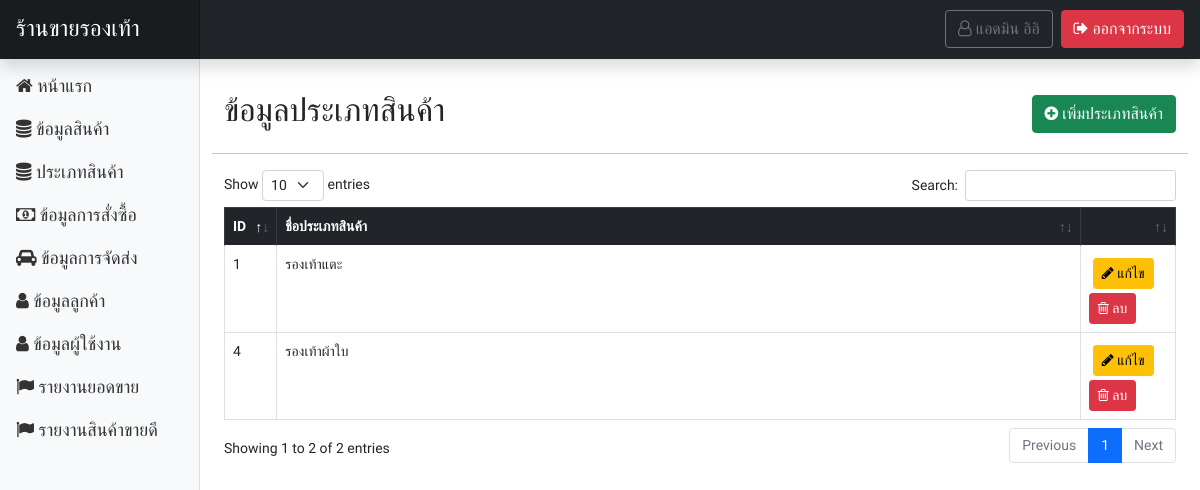
Page /page-admin/cargo_type.php (signed in) on the earlier database version.
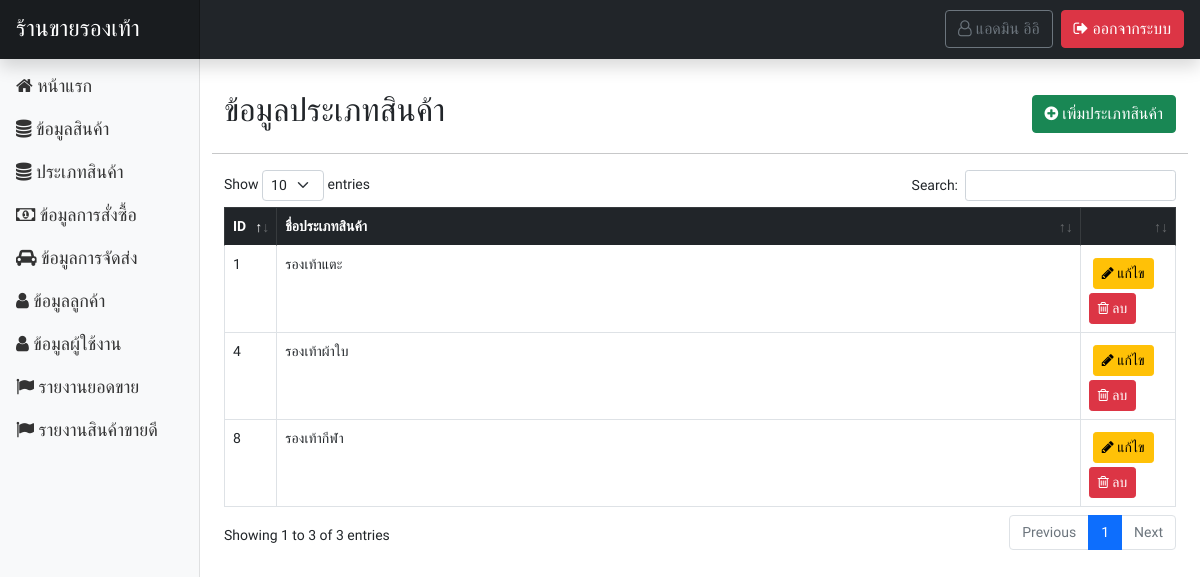
Same page on the later database version.
### tables this page shows
CREATE TABLE `tbl_type_product` (
  `tp_id` int(11) NOT NULL,
  `tp_name` varchar(255) NOT NULL
);

### functions.php (called while the page is built, shortened)
<?php
class ConnectDB
{
    protected $db;
    function __construct()
    {
        $DB_HOST = "localhost";
        $DB_USER = "root";
        $DB_PASS = "";
        $DB_NAME = "stoe_store";
        $con = new mysqli($DB_HOST, $DB_USER, $DB_PASS, $DB_NAME);
        $con->set_charset("utf8");
        $this->db = $con;
    }
    function query($data)
    {
        $result = $this->db->query($data);
        if ($result == true) {
            return $result;
        } else {
            echo "Error to query.!!";
        }
    }
}
class User extends ConnectDB
{
    function userGetById($id)
    {
        $result = $this->db->query("SELECT * FROM tbl_user WHERE u_id = '$id' ");
        $row = $result->fetch_all(MYSQLI_ASSOC);
        return $row;
    }
}

### page-admin/cargo_type.php (the view, shortened to what this page needs)
<?php include('header.php'); ?>
</head>
<?php
$obj = new ConnectDB();
$result = $obj->query("SELECT * FROM `tbl_type_product`");
$row = $result->fetch_all(MYSQLI_ASSOC);
?>
<body>
    <?php include('navbar.php'); ?>
    <div class="container-fluid">
        <div class="row mb-5">
            <?php include('sidebar.php'); ?>
            <main class="col-md-9 ms-sm-auto col-lg-10 px-md-4">
                <div class="row mt-3">
                    <div class="d-flex justify-content-between align-items-center my-3">
                        <h2>ข้อมูลประเภทสินค้า</h2>
                        <a href="cargo_type_add.php" class="btn btn-success"><i class="fa fa-plus-circle" aria-hidden="true"></i> เพิ่มประเภทสินค้า</a>
                    </div>
                    <hr>
                    <div class="table-responsive">
                        <table id="dtb" class="table table-hover table-bordered">
                            <thead>
                                <tr class="table-dark">
                                    <th width="5%">ID</th>
                                    <th>ชื่อประเภทสินค้า</th>
                                    <th></th>
                                </tr>
                            </thead>
                            <tbody>
                                <?php
                                foreach ($row as $key => $value) {
                                ?>
                                    <tr>
                                        <td><?= $value['tp_id'];?></td>
                                        <td><?= $value['tp_name']; ?></td>
                                        <td width="10%">
                                            <a href="cargo_type_edit .php?&id=<?= $value['tp_id']; ?>" class="btn btn-sm btn-warning m-1"><i class="fa fa-pencil" aria-hidden="true"></i> แก้ไข</a>
                                            <a href="?action=delete&id=<?= $value['tp_id']; ?>" class="btn btn-sm btn-danger" onclick="return confirm('ยืนยันการลบ?');"><i class="fa fa-trash-o" aria-hidden="true"></i> ลบ</a>
                                        </td>
                                    </tr>
                                <?php } ?>
                            </tbody>
                        </table>
                    </div>
                </div>
            </main>
        </div>
    </div>
    <?php include('call_datatable.php'); ?>
</body>
</html>

Differences in the rows shown:
added tbl_type_product: tp_id "8", tp_name "รองเท้ากีฬา"
Other differences:
text written by a page script: "Show entries Search: Showing 1 to 2 of 2 entries Previous 1 Next" → "Show entries Search: Showing 1 to 3 of 3 entries Previous 1 Next"
